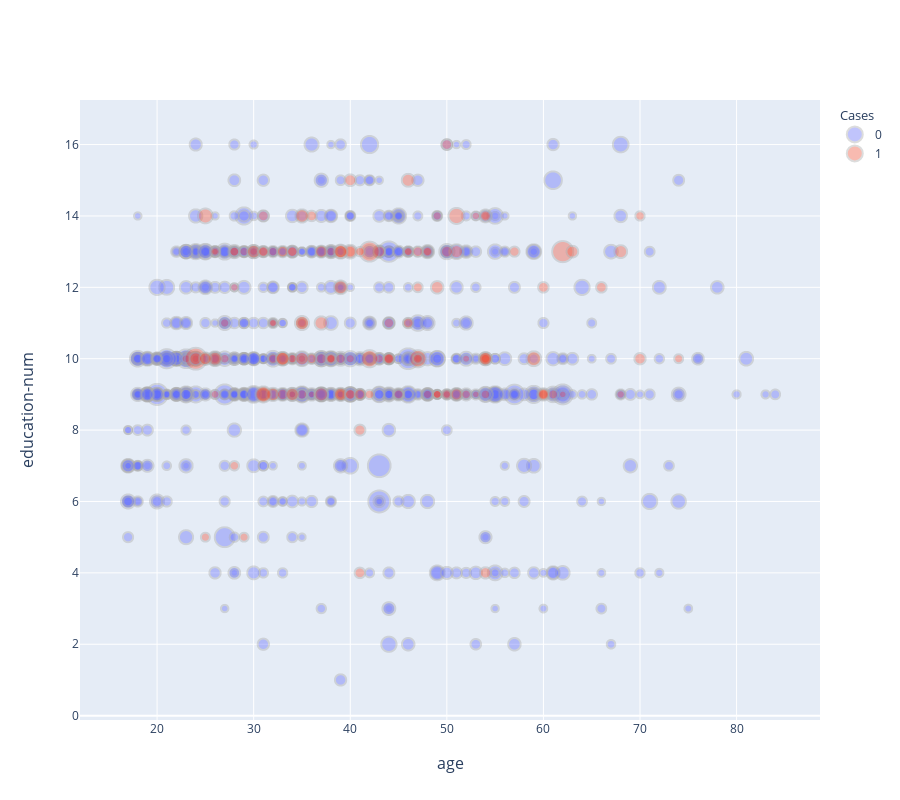

Notebook source saved alongside this figure:
### Code cell
plot_dataset(partial_train_df, x="age", y="education-num", size="density", hue="low_residual_conviction", alpha=0.4)

### Figure 1 — Plotly figure (JSON) as saved in the notebook; plotly's stock layout.template omitted (floating-point values rounded to 4 significant figures; data arrays with more than 128 entries replaced by an {"elided": "..."} marker saying what was removed)
{"data": [{"legendgroup": "cases", "legendgrouptitle": {"text": "Cases"}, "marker": {"line": {"color": "darkgrey", "width": 2}, "opacity": 0.4, "size": {"elided": "1000 float values"}, "sizemin": 7.5, "sizemode": "area"}, "mode": "markers", "name": "0", "type": "scattergl", "x": {"elided": "862 int values"}, "y": {"elided": "862 int values"}}, {"legendgroup": "cases", "legendgrouptitle": {"text": "Cases"}, "marker": {"line": {"color": "darkgrey", "width": 2}, "opacity": 0.4, "size": {"elided": "1000 float values"}, "sizemin": 7.5, "sizemode": "area"}, "mode": "markers", "name": "1", "type": "scattergl", "x": {"elided": "138 int values"}, "y": {"elided": "138 int values"}}], "layout": {"annotations": [{"font": {"size": 16}, "showarrow": false, "text": "age", "x": 0.5, "xanchor": "center", "xref": "paper", "y": 0, "yanchor": "top", "yref": "paper", "yshift": -30}, {"font": {"size": 16}, "showarrow": false, "text": "education-num", "textangle": -90, "x": 0, "xanchor": "right", "xref": "paper", "xshift": -40, "y": 0.5, "yanchor": "middle", "yref": "paper"}], "height": 800, "legend": {"groupclick": "toggleitem"}, "xaxis": {"anchor": "y", "domain": [0, 1]}, "yaxis": {"anchor": "x", "domain": [0, 1]}}}
